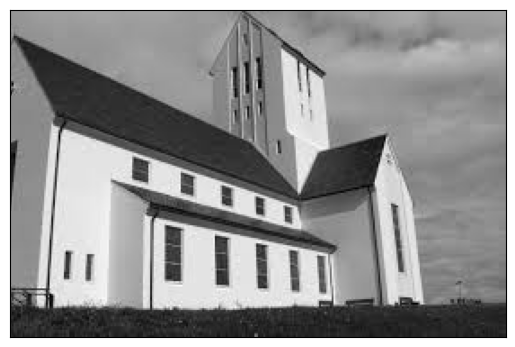
#> input picture original_image.png, 515 x 347 px
$ python -i harris_corner_detection.py   (imports and definitions only)
#> lines starting #> are read from the running program, lines starting #| are printed output that depends on the picture; after the words box and inside, x2 and y2 are one past the last pixel; in counts of white or black regions, pixels touching at a corner belong together
import numpy as np
import cv2
from scipy import signal

def gaussian_kernel(size, sigma):
    """
    Generates a Gaussian kernel of the specified size and sigma.

    Parameters:
    size (int): The size of the kernel.
    sigma (float): The standard deviation of the Gaussian distribution.

    Returns:
    numpy.ndarray: The generated Gaussian kernel.
    """

    size = int(size) // 2
    x, y = np.mgrid[-size:size+1, -size:size+1]
    kernel =  (1 / (2.0 * np.pi * sigma**2)) * np.exp(-((x**2 + y**2) / (2.0*sigma**2)))

    return kernel


def sobel_filters(image):
    """
    Applies Sobel filters to the input image to compute the gradients in the x and y directions.

    Parameters:
    image (numpy.ndarray): The input image.

    Returns:
    tuple: A tuple containing the gradient images in the x and y directions.
    """

    # Sobel kernels
    Kernel_x = np.array([[-1, 0, 1], [-2, 0, 2], [-1, 0, 1]], np.float32)
    Kernel_y = np.array([[1, 2, 1], [0, 0, 0], [-1, -2, -1]], np.float32)

    # Convolve the kernels with the image
    I_x = signal.convolve2d(image, Kernel_x, mode='same', boundary='wrap')
    I_y = signal.convolve2d(image, Kernel_y, mode='same', boundary='wrap')

    return I_x, I_y


def harris_corner_detection(img, k=0.06):

    # Convert to grayscale
    gray = cv2.cvtColor(img, cv2.COLOR_BGR2GRAY)

    # Smooth the image using a Gaussian filter
    kernel = gaussian_kernel(5, 1)
    smoothed_image = signal.convolve2d(gray, kernel, mode='same', boundary='wrap')

    # Compute the image gradients using the Sobel filter
    Ix, Iy = sobel_filters(smoothed_image)

    # Compute the elements of the structure tensor
    M, N = gray.shape[:2]
    M_Matrix = np.zeros((M, N, 2, 2))
    M_Matrix[:, :, 0, 0] = np.square(Ix)
    M_Matrix[:, :, 0, 1] = Ix * Iy
    M_Matrix[:, :, 1, 0] = Iy * Ix
    M_Matrix[:, :, 1, 1] = np.square(Iy)

    # Compute the Harris corner response
    kernel = gaussian_kernel(5, 1)

    D = np.zeros_like(M_Matrix)
    for i in range(2):
        for j in range(2):
            D[:, :, i, j] = signal.convolve2d(M_Matrix[:, :, i, j], kernel, mode='same', boundary='symm')

    P = D[:, :, 0, 0]
    Q = D[:, :, 0, 1]
    R = D[:, :, 1, 1]

    lambda1 = ((P + R) / 2) - (np.sqrt(np.square(P - R) + 4 * np.square(Q)) / 2)
    lambda2 = ((P + R) / 2) + (np.sqrt(np.square(P - R) + 4 * np.square(Q)) / 2)

    HarrisResponses = lambda1 * lambda2 - k * np.square(lambda1 + lambda2)
    HarrisResponses = (HarrisResponses - HarrisResponses.min()) / (HarrisResponses.max() - HarrisResponses.min())

    # Threshold for corner detection
    corners_of_image = np.copy(img)
    corners_of_image[HarrisResponses > 0.48] = [255, 0, 0]

    return corners_of_image

>>> import cv2
>>> picture = cv2.imread('original_image.png')
#> picture is the input picture: shape (347, 515, 3); min 0, max 255, mean 145.4
>>> result = harris_corner_detection(picture)
#> in harris_corner_detection, `smoothed_image = signal.convolve2d(gray, kernel, mode='same', boundary..`:
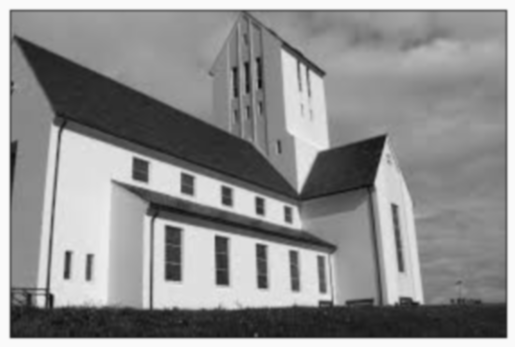
#> smoothed_image: shape (347, 515) float64; min 15.19, max 250.4, mean 142.7
#> in sobel_filters, `I_x = signal.convolve2d(image, Kernel_x, mode='same', boundary='wrap')`:
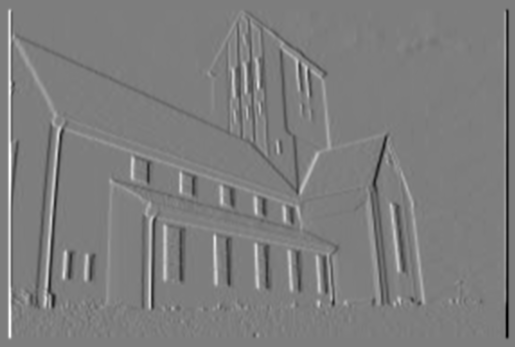
#> I_x: shape (347, 515) float64; min -609.9, max 625.5, mean 0; drawn with min black and max white
#> in sobel_filters, `I_y = signal.convolve2d(image, Kernel_y, mode='same', boundary='wrap')`:
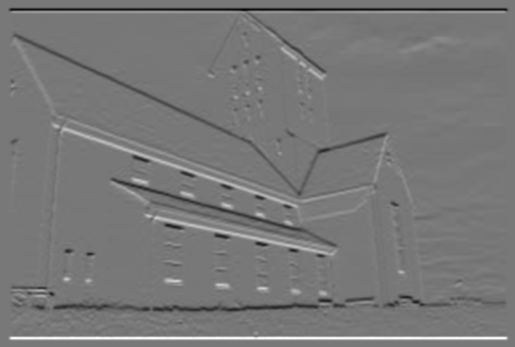
#> I_y: shape (347, 515) float64; min -557.1, max 624.6, mean 0; drawn with min black and max white
#> in harris_corner_detection, `lambda1 = ((P + R) / 2) - (np.sqrt(np.square(P - R) + 4 * np.square(Q)..`:
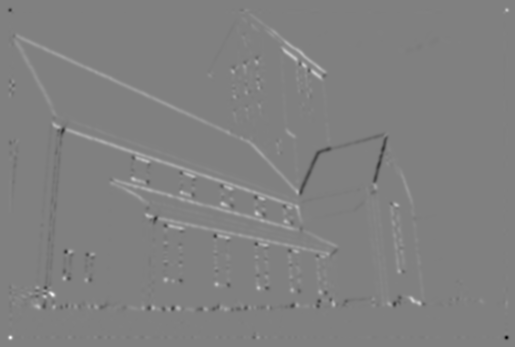
#> Q: shape (347, 515) float64; min -69219.3, max 68195.4, mean 430.1; drawn with min black and max white
#> in harris_corner_detection, `corners_of_image[HarrisResponses > 0.48] = [255, 0, 0]`:
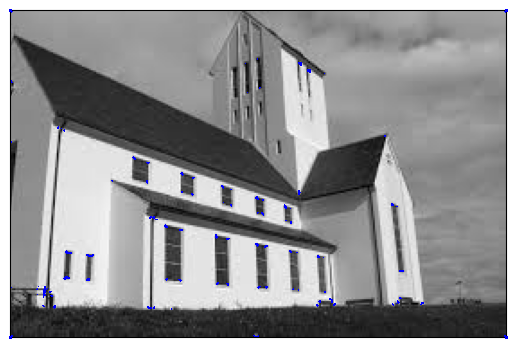
#> corners_of_image: shape (347, 515, 3); 0.33% of pixels changed, all inside (x1, y1, x2, y2) = (9, 9, 508, 339)
